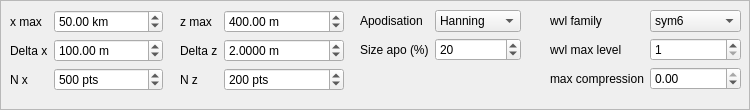
     <widget class="QFrame" name="frame_2">
      <property name="minimumSize">
       <size>
        <width>400</width>
        <height>110</height>
       </size>
      </property>
      <property name="maximumSize">
       <size>
        <width>16777215</width>
        <height>110</height>
       </size>
      </property>
      <property name="frameShape">
       <enum>QFrame::StyledPanel</enum>
      </property>
      <property name="frameShadow">
       <enum>QFrame::Raised</enum>
      </property>
      <widget class="QWidget" name="layoutWidget">
       <property name="geometry">
        <rect>
         <x>360</x>
         <y>10</y>
         <width>161</width>
         <height>91</height>
        </rect>
       </property>
       <layout class="QFormLayout" name="formLayout_4">
        <item row="0" column="0">
         <widget class="QLabel" name="apodisationLabel">
          <property name="text">
           <string>Apodisation</string>
          </property>
         </widget>
        </item>
        <item row="0" column="1">
         <widget class="QComboBox" name="apodisationComboBox">
          <item>
           <property name="text">
            <string>Hanning</string>
           </property>
          </item>
         </widget>
        </item>
        <item row="1" column="0">
         <widget class="QLabel" name="sizeApoLabel">
          <property name="text">
           <string>Size apo (%)</string>
          </property>
         </widget>
        </item>
        <item row="1" column="1">
         <widget class="QSpinBox" name="sizeApoSpinBox">
          <property name="locale">
           <locale language="English" country="UnitedStates"/>
          </property>
          <property name="keyboardTracking">
           <bool>false</bool>
          </property>
          <property name="maximum">
           <number>50</number>
          </property>
          <property name="value">
           <number>20</number>
          </property>
         </widget>
        </item>
       </layout>
      </widget>
      <widget class="QWidget" name="layoutWidget">
       <property name="geometry">
        <rect>
         <x>550</x>
         <y>10</y>
         <width>191</width>
         <height>91</height>
        </rect>
       </property>
       <layout class="QFormLayout" name="formLayout_6">
        <item row="0" column="0">
         <widget class="QLabel" name="wvlFamilyLabel">
          <property name="enabled">
           <bool>true</bool>
          </property>
          <property name="font">
           <font>
            <italic>false</italic>
            <kerning>true</kerning>
           </font>
          </property>
          <property name="text">
           <string>wvl family</string>
          </property>
         </widget>
        </item>
        <item row="0" column="1">
         <widget class="QComboBox" name="wvlFamilyComboBox">
          <property name="editable">
           <bool>false</bool>
          </property>
          <property name="currentText">
           <string>sym6</string>
          </property>
          <property name="currentIndex">
           <number>0</number>
          </property>
          <item>
           <property name="text">
            <string>sym6</string>
           </property>
          </item>
          <item>
           <property name="text">
            <string>sym8</string>
           </property>
          </item>
         </widget>
        </item>
        <item row="1" column="1">
         <widget class="QSpinBox" name="wvlMaxLevelSpinBox">
          <property name="locale">
           <locale language="English" country="UnitedStates"/>
          </property>
          <property name="keyboardTracking">
           <bool>false</bool>
          </property>
          <property name="minimum">
           <number>1</number>
          </property>
          <property name="maximum">
           <number>50</number>
          </property>
         </widget>
        </item>
        <item row="2" column="1">
         <widget class="QDoubleSpinBox" name="maxCompressionDoubleSpinBox">
          <property name="locale">
           <locale language="English" country="UnitedStates"/>
          </property>
          <property name="keyboardTracking">
           <bool>false</bool>
          </property>
          <property name="minimum">
           <double>-200.000000000000000</double>
          </property>
          <property name="maximum">
           <double>0.000000000000000</double>
          </property>
         </widget>
        </item>
        <item row="1" column="0">
         <widget class="QLabel" name="wvlMaxLevelLabel">
          <property name="text">
           <string>wvl max level</string>
          </property>
         </widget>
        </item>
        <item row="2" column="0">
         <widget class="QLabel" name="maxCompressionLabel">
          <property name="text">
           <string>max compression</string>
          </property>
         </widget>
        </item>
       </layout>
      </widget>
      <widget class="QWidget" name="layoutWidget">
       <property name="geometry">
        <rect>
         <x>10</x>
         <y>10</y>
         <width>153</width>
         <height>92</height>
        </rect>
       </property>
       <layout class="QFormLayout" name="formLayout">
        <item row="0" column="0">
         <widget class="QLabel" name="xMaxKmLabel">
          <property name="text">
           <string>x max</string>
          </property>
         </widget>
        </item>
        <item row="0" column="1">
         <widget class="QDoubleSpinBox" name="xMaxKmDoubleSpinBox">
          <property name="locale">
           <locale language="English" country="UnitedStates"/>
          </property>
          <property name="keyboardTracking">
           <bool>false</bool>
          </property>
          <property name="suffix">
           <string> km</string>
          </property>
          <property name="maximum">
           <double>50000.000000000000000</double>
          </property>
          <property name="value">
           <double>50.000000000000000</double>
          </property>
         </widget>
        </item>
        <item row="1" column="0">
         <widget class="QLabel" name="deltaXMLabel_2">
          <property name="text">
           <string>Delta x</string>
          </property>
         </widget>
        </item>
        <item row="1" column="1">
         <widget class="QDoubleSpinBox" name="deltaXMDoubleSpinBox">
          <property name="locale">
           <locale language="English" country="UnitedStates"/>
          </property>
          <property name="keyboardTracking">
           <bool>false</bool>
          </property>
          <property name="suffix">
           <string> m</string>
          </property>
          <property name="maximum">
           <double>500000.000000000000000</double>
          </property>
          <property name="value">
           <double>100.000000000000000</double>
          </property>
         </widget>
        </item>
        <item row="2" column="0">
         <widget class="QLabel" name="nXLabel">
          <property name="text">
           <string>N x</string>
          </property>
         </widget>
        </item>
        <item row="2" column="1">
         <widget class="QSpinBox" name="nXSpinBox">
          <property name="locale">
           <locale language="English" country="UnitedStates"/>
          </property>
          <property name="keyboardTracking">
           <bool>false</bool>
          </property>
          <property name="suffix">
           <string> pts</string>
          </property>
          <property name="prefix">
           <string/>
          </property>
          <property name="maximum">
           <number>500000</number>
          </property>
          <property name="value">
           <number>500</number>
          </property>
         </widget>
        </item>
       </layout>
      </widget>
      <widget class="QWidget" name="layoutWidget">
       <property name="geometry">
        <rect>
         <x>180</x>
         <y>10</y>
         <width>164</width>
         <height>92</height>
        </rect>
       </property>
       <layout class="QFormLayout" name="formLayout_3">
        <item row="0" column="0">
         <widget class="QLabel" name="zMaxMLabel">
          <property name="text">
           <string>z max</string>
          </property>
         </widget>
        </item>
        <item row="1" column="0">
         <widget class="QLabel" name="deltaZMLabel">
          <property name="text">
           <string>Delta z</string>
          </property>
         </widget>
        </item>
        <item row="1" column="1">
         <widget class="QDoubleSpinBox" name="deltaZMDoubleSpinBox">
          <property name="locale">
           <locale language="English" country="UnitedStates"/>
          </property>
          <property name="keyboardTracking">
           <bool>false</bool>
          </property>
          <property name="prefix">
           <string/>
          </property>
          <property name="suffix">
           <string> m</string>
          </property>
          <property name="decimals">
           <number>4</number>
          </property>
          <property name="maximum">
           <double>50000.000000000000000</double>
          </property>
          <property name="value">
           <double>2.000000000000000</double>
          </property>
         </widget>
        </item>
        <item row="2" column="0">
         <widget class="QLabel" name="nZLabel">
          <property name="text">
           <string>N z</string>
          </property>
         </widget>
        </item>
        <item row="0" column="1">
         <widget class="QDoubleSpinBox" name="zMaxMDoubleSpinBox">
          <property name="locale">
           <locale language="English" country="UnitedStates"/>
          </property>
          <property name="keyboardTracking">
           <bool>false</bool>
          </property>
          <property name="suffix">
           <string> m</string>
          </property>
          <property name="maximum">
           <double>10000000.000000000000000</double>
          </property>
          <property name="value">
           <double>400.000000000000000</double>
          </property>
         </widget>
        </item>
        <item row="2" column="1">
         <widget class="QSpinBox" name="nZSpinBox">
          <property name="locale">
           <locale language="English" country="UnitedStates"/>
          </property>
          <property name="keyboardTracking">
           <bool>false</bool>
          </property>
          <property name="suffix">
           <string> pts</string>
          </property>
          <property name="maximum">
           <number>1000000</number>
          </property>
          <property name="value">
           <number>200</number>
          </property>
         </widget>
        </item>
       </layout>
      </widget>
     </widget>
